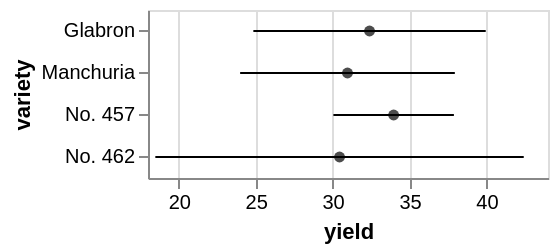

This figure's Vega-Lite source:
### Vega specification from a JSON file in a GitHub repository (floating-point values rounded to 4 significant figures)
{"$schema": "https://vega.github.io/schema/vega/v4.json", "autosize": "pad", "padding": 5, "width": 200, "style": "cell", "data": [{"name": "source_0", "values": [{"yield_error": 7.552, "yield_center": 32.4, "variety": "Glabron"}, {"yield_error": 6.978, "yield_center": 30.97, "variety": "Manchuria"}, {"yield_error": 3.917, "yield_center": 33.97, "variety": "No. 457"}, {"yield_error": 11.97, "yield_center": 30.45, "variety": "No. 462"}]}, {"name": "data_1", "source": "source_0", "transform": [{"type": "formula", "expr": "datum.yield_center + datum.yield_error", "as": "upper_yield_center"}, {"type": "formula", "expr": "datum.yield_center - datum.yield_error", "as": "lower_yield_center"}]}], "signals": [{"name": "y_step", "value": 21}, {"name": "height", "update": "bandspace(domain('y').length, 0, 0) * y_step"}], "marks": [{"name": "layer_0_layer_0_marks", "type": "rule", "style": ["rule", "errorbar-rule"], "from": {"data": "data_1"}, "encode": {"update": {"stroke": [{"test": "datum[\"lower_yield_center\"] === null || isNaN(datum[\"lower_yield_center\"])", "value": null}, {"value": "black"}], "tooltip": {"signal": "{\"yield\": format(datum[\"lower_yield_center\"], \"\"), \"upper_yield_center\": format(datum[\"upper_yield_center\"], \"\"), \"variety\": ''+datum[\"variety\"]}"}, "x": {"scale": "x", "field": "lower_yield_center"}, "y": {"scale": "y", "field": "variety", "band": 0.5}, "x2": {"scale": "x", "field": "upper_yield_center"}}}}, {"name": "layer_1_marks", "type": "symbol", "style": ["point"], "from": {"data": "source_0"}, "encode": {"update": {"opacity": {"value": 0.7}, "fill": [{"test": "datum[\"yield_center\"] === null || isNaN(datum[\"yield_center\"])", "value": null}, {"value": "black"}], "tooltip": {"signal": "{\"yield_center\": format(datum[\"yield_center\"], \"\"), \"variety\": ''+datum[\"variety\"]}"}, "x": {"scale": "x", "field": "yield_center"}, "y": {"scale": "y", "field": "variety", "band": 0.5}}}}], "scales": [{"name": "x", "type": "linear", "domain": {"fields": [{"data": "data_1", "field": "lower_yield_center"}, {"data": "data_1", "field": "upper_yield_center"}, {"data": "source_0", "field": "yield_center"}]}, "range": [0, {"signal": "width"}], "zero": false, "nice": true}, {"name": "y", "type": "band", "domain": {"fields": [{"data": "data_1", "field": "variety"}, {"data": "source_0", "field": "variety"}], "sort": true}, "range": {"step": {"signal": "y_step"}}, "paddingInner": 0, "paddingOuter": 0}], "axes": [{"scale": "x", "orient": "bottom", "grid": false, "title": "yield", "labelFlush": true, "labelOverlap": true, "tickCount": {"signal": "ceil(width/40)"}, "zindex": 1}, {"scale": "x", "orient": "bottom", "gridScale": "y", "grid": true, "tickCount": {"signal": "ceil(width/40)"}, "domain": false, "labels": false, "maxExtent": 0, "minExtent": 0, "ticks": false, "zindex": 0}, {"scale": "y", "orient": "left", "grid": false, "title": "variety", "labelOverlap": true, "zindex": 1}], "config": {"axisY": {"minExtent": 30}}}
